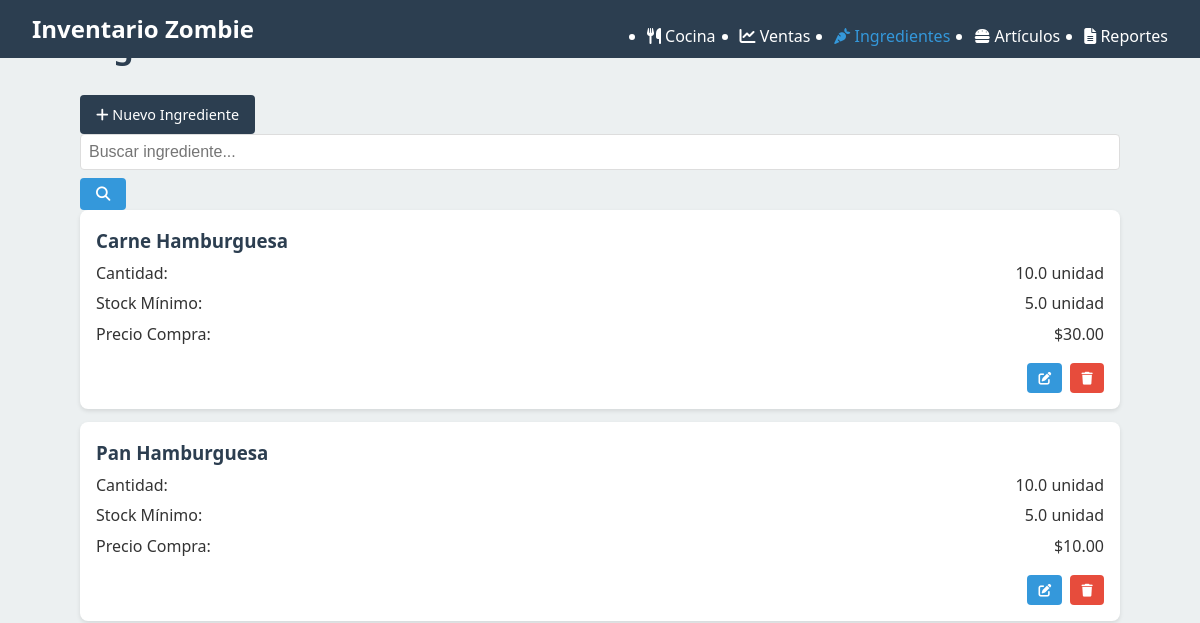
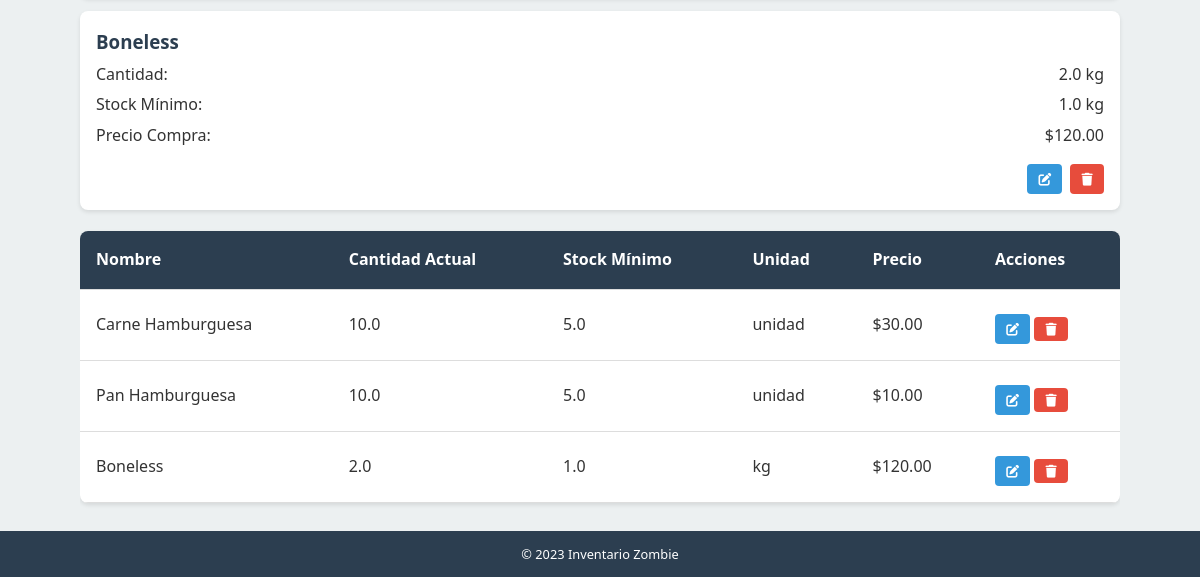
The page /ingredientes/ on the database as committed earlier (2 pictures, top to bottom).
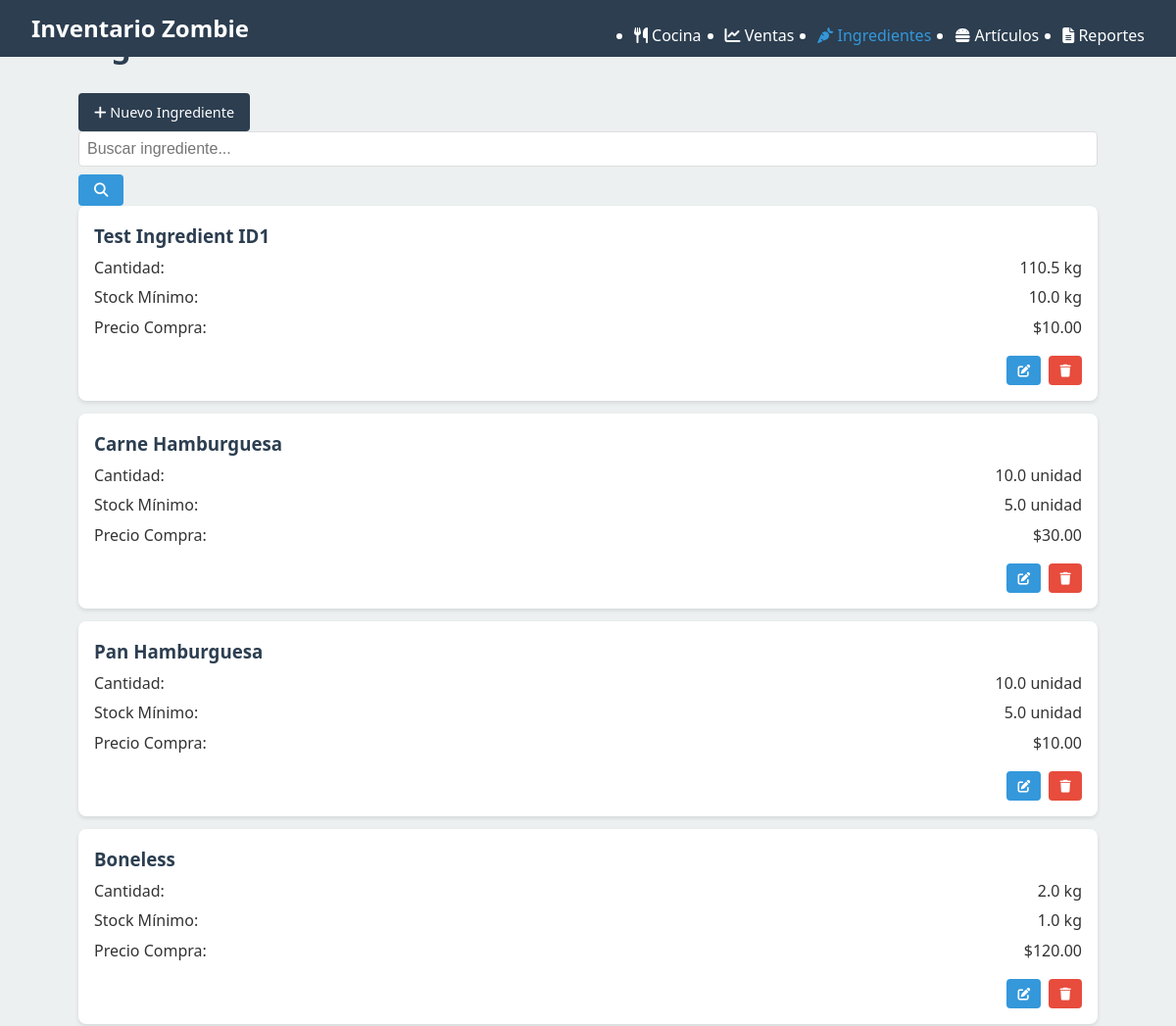
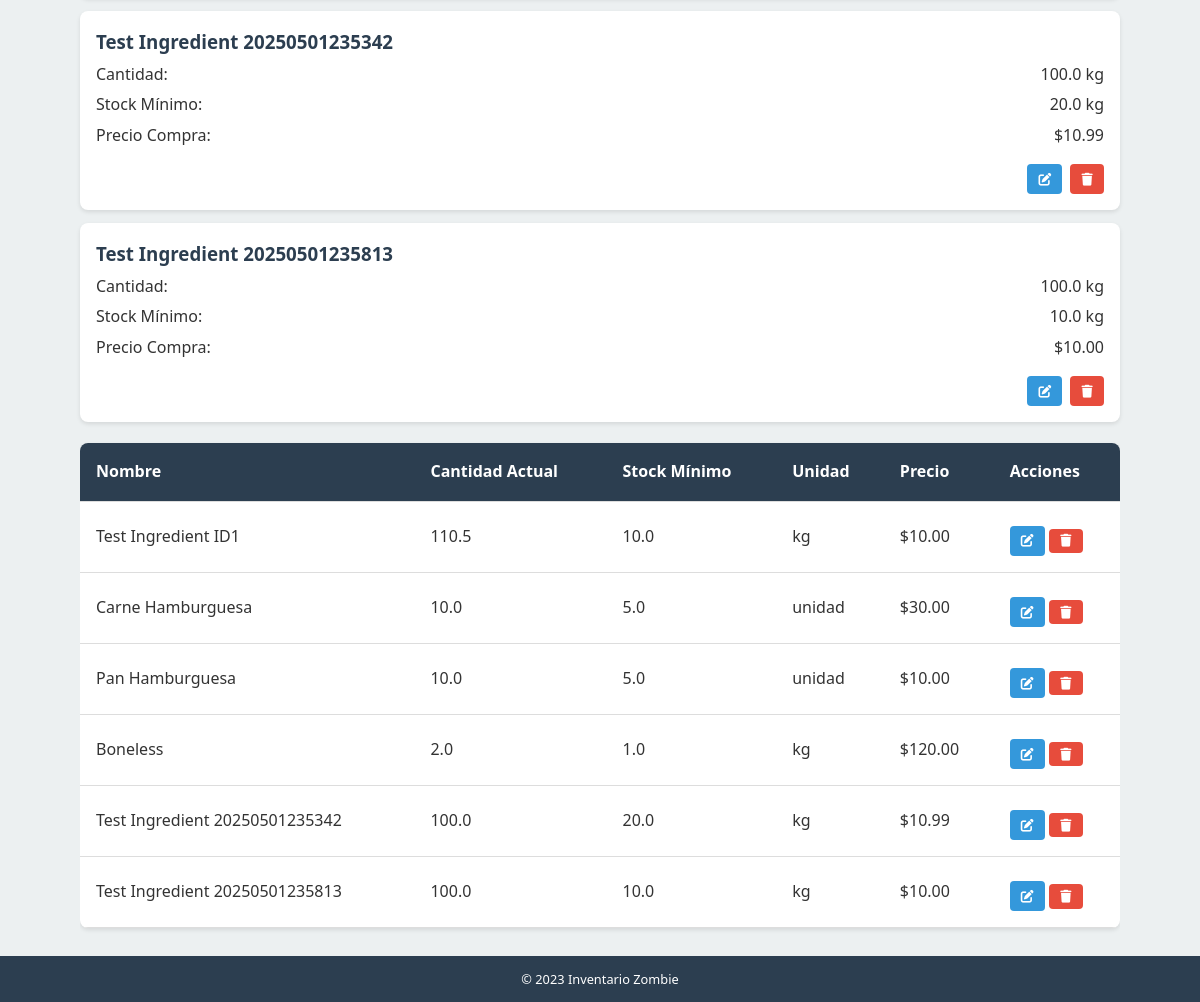
The same page on the database as committed later (2 pictures, top to bottom).
### tables this page shows
CREATE TABLE Ingredientes (
    id INTEGER PRIMARY KEY AUTOINCREMENT,
    nombre TEXT NOT NULL UNIQUE,
    unidad_medida TEXT NOT NULL,
    precio_compra REAL,
    cantidad_actual REAL NOT NULL DEFAULT 0,
    stock_minimo REAL
);

### routes/ingredientes.py (the view)
@ingredientes_web_bp.route('/', methods=['GET'])
def index():
    db = get_db()
    cursor = db.execute('SELECT * FROM Ingredientes')
    ingredientes = [dict(id=row['id'],
                        nombre=row['nombre'],
                        unidad_medida=row['unidad_medida'],
                        precio_compra=row['precio_compra'],
                        cantidad_actual=row['cantidad_actual'],
                        stock_minimo=row['stock_minimo'])
                    for row in cursor.fetchall()]
    return render_template('ingredientes/lista.html', ingredientes=ingredientes)

### app.py (called while the page is built)
@app.after_request
def add_cors_headers(response):
    response.headers.add('Access-Control-Allow-Origin', '*')
    response.headers.add('Access-Control-Allow-Headers', 'Content-Type,Authorization')
    response.headers.add('Access-Control-Allow-Methods', 'GET,PUT,POST,DELETE,OPTIONS')
    return response

### database.py (called while the page is built)
def get_db():
    if 'db' not in g:
        g.db = sqlite3.connect(
            current_app.config['DATABASE'],
            detect_types=sqlite3.PARSE_DECLTYPES
        )
        g.db.row_factory = sqlite3.Row
    return g.db

### templates/ingredientes/lista.html (shortened to what this page needs)
{% extends "layout.html" %}
{% block content %}
<div class="page-header">
    <h1>Ingredientes</h1>
    <a href="{{ url_for('ingredientes_web.nuevo') }}" class="btn btn-primary">
        <i class="fas fa-plus"></i> Nuevo Ingrediente
    </a>
</div>
<div class="search-box">
    <input type="text" id="search-input" placeholder="Buscar ingrediente...">
    <button id="search-button" class="btn">
        <i class="fas fa-search"></i>
    </button>
</div>
<div class="item-list" id="ingredient-cards">
    {% for ingrediente in ingredientes %}
    <div class="item-card">
        <h3>{{ ingrediente.nombre }}</h3>
        <div class="item-detail">
            <span>Cantidad:</span>
            <span class="{% if ingrediente.cantidad_actual <= ingrediente.stock_minimo %}low-stock{% endif %}">
                {{ ingrediente.cantidad_actual }} {{ ingrediente.unidad_medida }}
            </span>
        </div>
        <div class="item-detail">
            <span>Stock Mínimo:</span>
            <span>{{ ingrediente.stock_minimo }} {{ ingrediente.unidad_medida }}</span>
        </div>
        <div class="item-detail">
            <span>Precio Compra:</span>
            <span>${{ "%.2f"|format(ingrediente.precio_compra) }}</span>
        </div>
        <div class="item-actions">
            <a href="{{ url_for('ingredientes_web.editar', id=ingrediente.id) }}" class="btn btn-secondary btn-sm">
                <i class="fas fa-edit"></i>
            </a>
            <button class="btn btn-danger btn-sm delete-ingredient"
                   data-id="{{ ingrediente.id }}"
                   data-name="{{ ingrediente.nombre }}">
                <i class="fas fa-trash"></i>
            </button>
        </div>
    </div>
    {% endfor %}
</div>
<div class="table-responsive d-none d-md-block">
    <table>
        <thead>
            <tr>
                <th>Nombre</th>
                <th>Cantidad Actual</th>
                <th>Stock Mínimo</th>
                <th>Unidad</th>
                <th>Precio</th>
                <th>Acciones</th>
            </tr>
        </thead>
        <tbody>
            {% for ingrediente in ingredientes %}
            <tr>
                <td>{{ ingrediente.nombre }}</td>
                <td class="{% if ingrediente.cantidad_actual <= ingrediente.stock_minimo %}low-stock{% endif %}">
                    {{ ingrediente.cantidad_actual }}
                </td>
                <td>{{ ingrediente.stock_minimo }}</td>
                <td>{{ ingrediente.unidad_medida }}</td>
                <td>${{ "%.2f"|format(ingrediente.precio_compra) }}</td>
                <td>
                    <a href="{{ url_for('ingredientes_web.editar', id=ingrediente.id) }}" class="btn btn-secondary btn-sm">
                        <i class="fas fa-edit"></i>
                    </a>
                    <button class="btn btn-danger btn-sm delete-ingredient"
                           data-id="{{ ingrediente.id }}"
                           data-name="{{ ingrediente.nombre }}">
                        <i class="fas fa-trash"></i>
                    </button>
                </td>
            </tr>
            {% else %}
            <tr>
                <td colspan="6" class="text-center">No hay ingredientes registrados</td>
            </tr>
            {% endfor %}
        </tbody>
    </table>
</div>
{% endblock %}

### templates/layout.html (shortened to what this page needs)
<!DOCTYPE html>
<html lang="es">
<head>
    <link rel="stylesheet" href="{{ url_for('static', filename='css/main.css') }}">
    <link rel="stylesheet" href="https://cdnjs.cloudflare.com/ajax/libs/font-awesome/6.1.1/css/all.min.css">
</head>
<body>
    <header>
        <nav>
            <div class="logo">
                <a href="{{ url_for('index') }}">Inventario Zombie</a>
            </div>
            <ul class="nav-links">
                <li><a href="#"><i class="fas fa-utensils"></i> Cocina</a></li>
                <li><a href="#"><i class="fas fa-chart-line"></i> Ventas</a></li>
                <li><a href="{{ url_for('ingredientes_web.index') }}"><i class="fas fa-carrot"></i> Ingredientes</a></li>
                <li><a href="{{ url_for('articulos_web.index') }}"><i class="fas fa-hamburger"></i> Artículos</a></li>
                <li><a href="#"><i class="fas fa-file-alt"></i> Reportes</a></li>
            </ul>
        </nav>
    </header>
    <main class="container">
        {% block content %}{% endblock %}
    </main>
    <footer>
        <p>&copy; 2023 Inventario Zombie</p>
    </footer>
</body>
</html>

### static/css/main.css (style rules this page uses)
:root { --primary-color: #2c3e50; --secondary-color: #3498db; --accent-color: #e74c3c; --background-color: #ecf0f1; --text-color: #333; --light-text: #fff; --success-color: #2ecc71; --warning-color: #f39c12; --error-color: #e74c3c; --info-color: #3498db; }
* { margin: 0; padding: 0; box-sizing: border-box; }
body { font-family: 'Segoe UI', Tahoma, Geneva, Verdana, sans-serif; line-height: 1.6; color: var(--text-color); background-color: var(--background-color); }
.container { width: 95%; margin: 0 auto; padding: 10px; }
header { background-color: var(--primary-color); color: var(--light-text); padding: 0.5rem 0; position: fixed; top: 0; width: 100%; z-index: 1000; }
nav { display: flex; justify-content: space-between; align-items: center; padding: 0 1rem; }
.logo a { color: var(--light-text); text-decoration: none; font-size: 1.2rem; font-weight: bold; }
.nav-links { position: fixed; top: 0; right: -100%; width: 70%; height: 100vh; background-color: var(--primary-color); flex-direction: column; justify-content: flex-start; align-items: center; padding-top: 60px; transition: right 0.3s ease; z-index: 900; }
.nav-links li { margin: 1rem 0; width: 100%; text-align: center; }
.nav-links a { color: var(--light-text); text-decoration: none; font-size: 1.1rem; display: block; padding: 0.5rem 0; transition: background-color 0.3s; }
.nav-links a:hover, .nav-links a.active { background-color: var(--secondary-color); }
main { margin-top: 60px; min-height: calc(100vh - 110px); padding: 1rem 0; }
h1 { color: var(--primary-color); margin-bottom: 1rem; font-size: 1.5rem; text-align: center; }
.btn { display: inline-block; background-color: var(--secondary-color); color: var(--light-text); padding: 0.5rem 1rem; border-radius: 4px; text-decoration: none; margin-top: 0.5rem; transition: background-color 0.3s; text-align: center; border: none; cursor: pointer; font-size: 0.9rem; }
input, select, textarea { width: 100%; padding: 0.5rem; border: 1px solid #ddd; border-radius: 4px; font-size: 1rem; }
.table-responsive { overflow-x: auto; width: 100%; }
table { width: 100%; border-collapse: collapse; margin: 0.5rem 0; background-color: white; border-radius: 8px; overflow: hidden; box-shadow: 0 2px 4px rgba(0, 0, 0, 0.1); }
th, td { padding: 0.7rem; text-align: left; border-bottom: 1px solid #ddd; font-size: 0.9rem; }
th { background-color: var(--primary-color); color: var(--light-text); }
.item-card { background: white; border-radius: 8px; padding: 1rem; margin-bottom: 0.8rem; box-shadow: 0 2px 4px rgba(0, 0, 0, 0.1); }
.item-card h3 { color: var(--primary-color); margin-bottom: 0.3rem; }
.item-card .item-detail { display: flex; justify-content: space-between; margin-bottom: 0.3rem; }
.item-card .item-actions { display: flex; justify-content: flex-end; gap: 0.5rem; margin-top: 0.5rem; }
footer { background-color: var(--primary-color); color: var(--light-text); text-align: center; padding: 0.8rem 0; font-size: 0.8rem; }
@media screen and (min-width: 768px) { .container { width: 90%; padding: 20px; } }
@media screen and (min-width: 768px) { nav { padding: 0 2rem; } }
@media screen and (min-width: 768px) { .logo a { font-size: 1.5rem; } }
@media screen and (min-width: 768px) { .nav-links { position: static; width: auto; height: auto; background-color: transparent; display: flex; flex-direction: row; padding-top: 0; } }
@media screen and (min-width: 768px) { .nav-links li { margin-left: 1.5rem; margin-bottom: 0; width: auto; } }
@media screen and (min-width: 768px) { .nav-links a { font-size: 1rem; padding: 0; } }
@media screen and (min-width: 768px) { .nav-links a:hover, .nav-links a.active { background-color: transparent; color: var(--secondary-color); } }
@media screen and (min-width: 768px) { main { margin-top: 70px; padding: 2rem 0; } }
@media screen and (min-width: 768px) { h1 { font-size: 2rem; text-align: left; } }
@media screen and (min-width: 768px) { th, td { padding: 1rem; font-size: 1rem; } }
.btn-primary { background-color: var(--primary-color); }
.btn-secondary { background-color: var(--secondary-color); }
.btn-danger { background-color: var(--accent-color); }
.btn-sm { padding: 0.3rem 0.7rem; font-size: 0.8rem; }

Rows that differ between the two databases and show on the page:
added Ingredientes: nombre "Test Ingredient ID1", cantidad_actual "110.5", unidad_medida "kg", stock_minimo "10.0", precio_compra "10.00"
added Ingredientes: nombre "Test Ingredient 20250501235342", cantidad_actual "100.0", unidad_medida "kg", stock_minimo "20.0", precio_compra "10.99"
added Ingredientes: nombre "Test Ingredient 20250501235813", cantidad_actual "100.0", unidad_medida "kg", stock_minimo "10.0", precio_compra "10.00"
